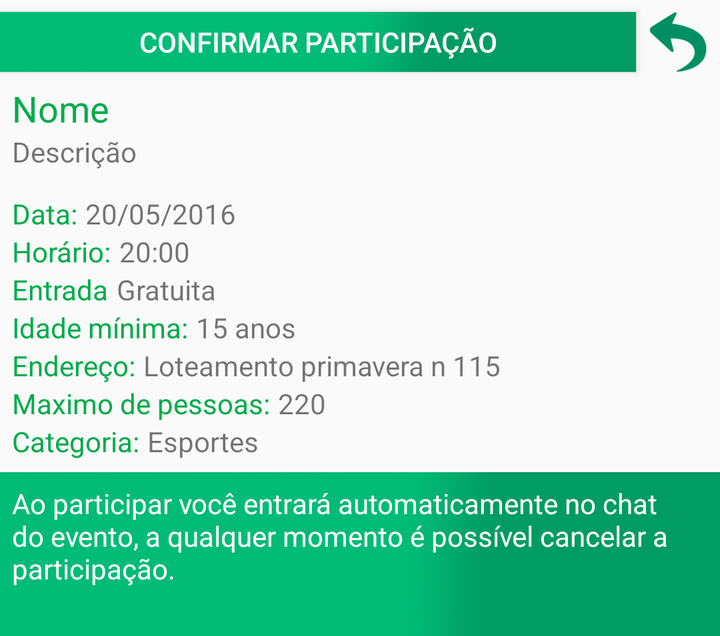
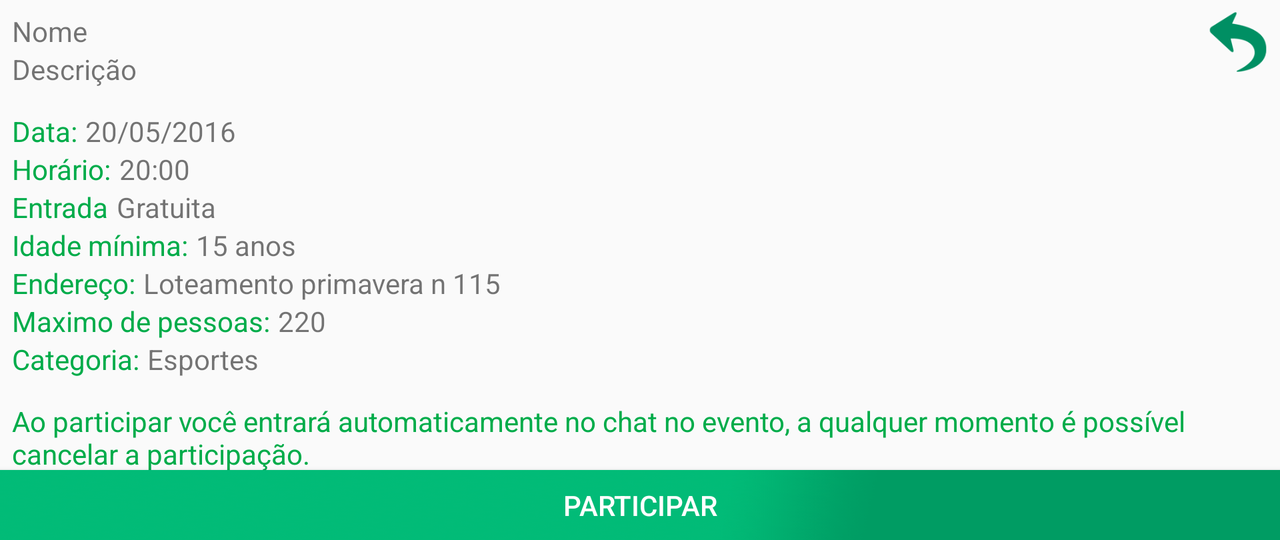

Compare how this app lays out the same screen by default and in its alternative resource folder. The renders come first, then the two layout files and the values they reference.
<!-- AndroidManifest.xml: application theme AppTheme2 -->
<!-- res/layout/fragment_info_evento_map.xml -->
<RelativeLayout xmlns:android="http://schemas.android.com/apk/res/android"
    xmlns:tools="http://schemas.android.com/tools"
    android:layout_width="match_parent"
    android:layout_height="wrap_content"
    tools:context="br.com.metting.www.likemeet.Fragments.InfoEventoMapFragment">

    

    <Button
        android:layout_width="30dp"
        android:layout_height="30dp"
      android:layout_marginRight="6dp"
      android:layout_marginTop="6dp"
        android:id="@+id/buttonVoltar"
        android:background="@drawable/voltar"
        android:layout_alignParentTop="true"
        android:layout_alignParentEnd="true" />

    <ScrollView
        android:layout_width="wrap_content"
        android:layout_height="wrap_content"
        android:id="@+id/scrollView4"

        android:layout_below="@+id/buttonVoltar"
        android:layout_alignParentStart="true">

        <RelativeLayout
            android:layout_width="match_parent"
            android:layout_height="match_parent"

            android:layout_alignParentStart="true">

            <RelativeLayout
                android:layout_width="match_parent"
                android:layout_height="wrap_content"
                android:layout_alignParentStart="true"
                android:layout_below="@+id/linearLayout3"
                android:id="@+id/relativeLayout6">

                <TextView
                    android:layout_width="wrap_content"
                    android:layout_height="wrap_content"
                    android:text="Ao participar você entrará automaticamente no chat do evento, a qualquer momento é possível cancelar a participação."
                    android:textColor="@color/colorPrimary"
                    android:id="@+id/textView37"

                    android:padding="6dp"
                    android:layout_alignParentStart="true"
                    android:background="@drawable/fundo" />

            </RelativeLayout>

            <LinearLayout
                android:orientation="vertical"
                android:layout_width="match_parent"
                android:layout_height="wrap_content"
                android:padding="6dp"
                android:layout_below="@+id/linearLayout2"
                android:layout_alignParentStart="true"
                android:id="@+id/linearLayout3">

                <LinearLayout
                    android:orientation="horizontal"
                    android:layout_width="match_parent"
                    android:layout_height="wrap_content">

                    <TextView
                        android:layout_width="wrap_content"
                        android:layout_height="wrap_content"
                        android:textColor="@color/colorAccent"
                        android:text="Data:"
                        android:id="@+id/textView23" />

                    <TextView
                        android:layout_width="wrap_content"
                        android:layout_height="wrap_content"
                        android:layout_marginLeft="4dp"
                        android:text="20/05/2016"
                        android:id="@+id/textViewData" />
                </LinearLayout>

                <LinearLayout
                    android:orientation="horizontal"
                    android:layout_width="match_parent"
                    android:layout_height="wrap_content" >

                    <TextView
                        android:layout_width="wrap_content"
                        android:layout_height="wrap_content"
                        android:text="Horário:"
                        android:textColor="@color/colorAccent"
                        android:id="@+id/textView25" />

                    <TextView
                        android:layout_width="wrap_content"
                        android:layout_height="wrap_content"
                        android:text="20:00"
                        android:layout_marginLeft="4dp"
                        android:id="@+id/textViewHorario" />
                </LinearLayout>

                <LinearLayout
                    android:orientation="horizontal"
                    android:layout_width="match_parent"
                    android:layout_height="wrap_content" >

                    <TextView
                        android:layout_width="wrap_content"
                        android:layout_height="wrap_content"
                        android:text="Entrada"
                        android:textColor="@color/colorAccent"
                        android:id="@+id/textView27" />

                    <TextView
                        android:layout_width="wrap_content"
                        android:layout_height="wrap_content"
                        android:text="Gratuita"
                        android:layout_marginLeft="4dp"
                        android:id="@+id/textViewEntrada" />
                </LinearLayout>

                <LinearLayout
                    android:orientation="horizontal"
                    android:layout_width="match_parent"
                    android:layout_height="wrap_content" >

                    <TextView
                        android:layout_width="wrap_content"
                        android:layout_height="wrap_content"
                        android:text="Idade mínima:"
                        android:textColor="@color/colorAccent"
                        android:id="@+id/textView29" />

                    <TextView
                        android:layout_width="wrap_content"
                        android:layout_height="wrap_content"
                        android:text="15 anos"
                        android:layout_marginLeft="4dp"
                        android:id="@+id/textViewIdade" />
                </LinearLayout>

                <LinearLayout
                    android:orientation="horizontal"
                    android:layout_width="match_parent"
                    android:layout_height="wrap_content" >

                    <TextView
                        android:layout_width="wrap_content"
                        android:layout_height="wrap_content"
                        android:text="Endereço:"
                        android:textColor="@color/colorAccent"
                        android:id="@+id/textView31" />

                    <TextView
                        android:layout_width="wrap_content"
                        android:layout_height="wrap_content"
                        android:text="Loteamento primavera n 115"
                        android:layout_marginLeft="4dp"
                        android:id="@+id/textViewEndereco" />
                </LinearLayout>

                <LinearLayout
                    android:orientation="horizontal"
                    android:layout_width="match_parent"
                    android:layout_height="wrap_content" >

                    <TextView
                        android:layout_width="wrap_content"
                        android:layout_height="wrap_content"
                        android:text="Maximo de pessoas:"
                        android:textColor="@color/colorAccent"
                        android:id="@+id/textView33" />

                    <TextView
                        android:layout_width="wrap_content"
                        android:layout_height="wrap_content"
                        android:layout_marginLeft="4dp"
                        android:text="220"
                        android:id="@+id/textViewMaxPessoas" />
                </LinearLayout>

                <LinearLayout
                    android:orientation="horizontal"
                    android:layout_width="match_parent"
                    android:layout_height="wrap_content" >

                    <TextView
                        android:layout_width="wrap_content"
                        android:layout_height="wrap_content"
                        android:text="Categoria:"
                        android:textColor="@color/colorAccent"
                        android:id="@+id/textView35" />

                    <TextView
                        android:layout_width="wrap_content"
                        android:layout_height="wrap_content"
                        android:text="Esportes"
                        android:layout_marginLeft="4dp"
                        android:id="@+id/textViewCategoria" />
                </LinearLayout>
            </LinearLayout>

            <LinearLayout
                android:orientation="vertical"
                android:padding="6dp"
                android:layout_width="match_parent"
                android:layout_height="wrap_content"
                android:layout_alignParentTop="true"
                android:layout_alignParentStart="true"
                android:id="@+id/linearLayout2"
             >

                <TextView
                    android:layout_width="wrap_content"
                    android:layout_height="wrap_content"
                    android:textAppearance="?android:attr/textAppearanceMedium"
                    android:text="Nome"
                    android:textColor="@color/colorAccent"
                    android:id="@+id/textViewNome" />

                <TextView
                    android:layout_width="wrap_content"
                    android:layout_height="wrap_content"
                    android:text="Descrição"
                    android:id="@+id/textViewDescricao" />

            </LinearLayout>

        </RelativeLayout>
    </ScrollView>

    <Button
        android:layout_width="match_parent"
        android:layout_height="30dp"
        android:layout_marginRight="6dp"
        android:id="@+id/button"
        android:background="@drawable/fundo"
        android:layout_alignTop="@+id/buttonVoltar"
        android:layout_alignParentStart="true"
        android:layout_toStartOf="@+id/buttonVoltar"
        android:text="Confirmar Participação"
        android:textColor="@color/colorPrimary"
        />

</RelativeLayout>
<!-- resources referenced by this layout -->
<resources>
  <color name="colorAccent">#00ac4a</color>
  <color name="colorPrimary">#ffffff</color>
  <!-- drawable fundo: png bitmap (drawable, 9577 bytes) -->
  <!-- drawable voltar: png bitmap (drawable, 3318 bytes) -->
  <style name="AppTheme2" parent="Theme.AppCompat.Light.NoActionBar">
  
          
          <item name="colorPrimary">@color/colorPrimary</item>
          <item name="colorPrimaryDark">@color/colorPrimaryDark</item>
          <item name="colorAccent">@color/colorAccent</item>
      </style>
  <color name="colorPrimaryDark">#e1000000</color>
</resources>
<!-- res/layout-land/fragment_info_evento_map.xml (the repository's variant of the layout above) -->
<!-- drawn on the phone turned sideways -->
<RelativeLayout xmlns:android="http://schemas.android.com/apk/res/android"
    xmlns:tools="http://schemas.android.com/tools"
    android:layout_width="match_parent"
    android:layout_height="wrap_content"
    tools:context="br.com.metting.www.likemeet.Fragments.InfoEventoMapFragment">

    

    <LinearLayout
        android:orientation="vertical"
        android:padding="6dp"
        android:layout_width="match_parent"
        android:layout_height="wrap_content"
        android:layout_alignParentTop="true"
        android:layout_alignParentStart="true"
        android:id="@+id/linearLayout2"
        android:layout_toStartOf="@+id/buttonVoltar">

        <TextView
            android:layout_width="wrap_content"
            android:layout_height="wrap_content"
            android:text="Nome"
            android:id="@+id/textViewNome" />

        <TextView
            android:layout_width="wrap_content"
            android:layout_height="wrap_content"
            android:text="Descrição"
            android:id="@+id/textViewDescricao" />

    </LinearLayout>

    <LinearLayout
        android:orientation="vertical"
        android:layout_width="match_parent"
        android:layout_height="wrap_content"
        android:padding="6dp"
        android:layout_below="@+id/linearLayout2"
        android:layout_alignParentStart="true"
        android:id="@+id/linearLayout3">

        <LinearLayout
            android:orientation="horizontal"
            android:layout_width="match_parent"
            android:layout_height="wrap_content">

            <TextView
                android:layout_width="wrap_content"
                android:layout_height="wrap_content"
                android:textColor="@color/colorAccent"
                android:text="Data:"
                android:id="@+id/textView23" />

            <TextView
                android:layout_width="wrap_content"
                android:layout_height="wrap_content"
                android:layout_marginLeft="4dp"
                android:text="20/05/2016"
                android:id="@+id/textViewData" />
        </LinearLayout>

        <LinearLayout
            android:orientation="horizontal"
            android:layout_width="match_parent"
            android:layout_height="wrap_content" >

            <TextView
                android:layout_width="wrap_content"
                android:layout_height="wrap_content"
                android:text="Horário:"
                android:textColor="@color/colorAccent"
                android:id="@+id/textView25" />

            <TextView
                android:layout_width="wrap_content"
                android:layout_height="wrap_content"
                android:text="20:00"
                android:layout_marginLeft="4dp"
                android:id="@+id/textViewHorario" />
        </LinearLayout>

        <LinearLayout
            android:orientation="horizontal"
            android:layout_width="match_parent"
            android:layout_height="wrap_content" >

            <TextView
                android:layout_width="wrap_content"
                android:layout_height="wrap_content"
                android:text="Entrada"
                android:textColor="@color/colorAccent"
                android:id="@+id/textView27" />

            <TextView
                android:layout_width="wrap_content"
                android:layout_height="wrap_content"
                android:text="Gratuita"
                android:layout_marginLeft="4dp"
                android:id="@+id/textViewEntrada" />
        </LinearLayout>

        <LinearLayout
            android:orientation="horizontal"
            android:layout_width="match_parent"
            android:layout_height="wrap_content" >

            <TextView
                android:layout_width="wrap_content"
                android:layout_height="wrap_content"
                android:text="Idade mínima:"
                android:textColor="@color/colorAccent"
                android:id="@+id/textView29" />

            <TextView
                android:layout_width="wrap_content"
                android:layout_height="wrap_content"
                android:text="15 anos"
                android:layout_marginLeft="4dp"
                android:id="@+id/textViewIdade" />
        </LinearLayout>

        <LinearLayout
            android:orientation="horizontal"
            android:layout_width="match_parent"
            android:layout_height="wrap_content" >

            <TextView
                android:layout_width="wrap_content"
                android:layout_height="wrap_content"
                android:text="Endereço:"
                android:textColor="@color/colorAccent"
                android:id="@+id/textView31" />

            <TextView
                android:layout_width="wrap_content"
                android:layout_height="wrap_content"
                android:text="Loteamento primavera n 115"
                android:layout_marginLeft="4dp"
                android:id="@+id/textViewEndereco" />
        </LinearLayout>

        <LinearLayout
            android:orientation="horizontal"
            android:layout_width="match_parent"
            android:layout_height="wrap_content" >

            <TextView
                android:layout_width="wrap_content"
                android:layout_height="wrap_content"
                android:text="Maximo de pessoas:"
                android:textColor="@color/colorAccent"
                android:id="@+id/textView33" />

            <TextView
                android:layout_width="wrap_content"
                android:layout_height="wrap_content"
                android:layout_marginLeft="4dp"
                android:text="220"
                android:id="@+id/textViewMaxPessoas" />
        </LinearLayout>

        <LinearLayout
            android:orientation="horizontal"
            android:layout_width="match_parent"
            android:layout_height="wrap_content" >

            <TextView
                android:layout_width="wrap_content"
                android:layout_height="wrap_content"
                android:text="Categoria:"
                android:textColor="@color/colorAccent"
                android:id="@+id/textView35" />

            <TextView
                android:layout_width="wrap_content"
                android:layout_height="wrap_content"
                android:text="Esportes"
                android:layout_marginLeft="4dp"
                android:id="@+id/textViewCategoria" />
        </LinearLayout>
    </LinearLayout>

    <Button
        android:layout_width="wrap_content"
        android:layout_height="35dp"
        android:text="Participar"
        android:id="@+id/buttonParticipar"
        android:textColor="@color/colorPrimary"
        android:background="@drawable/fundo"
        android:layout_below="@+id/linearLayout3"
        android:layout_alignParentStart="true"
        android:layout_marginTop="40dp"
        android:layout_alignParentEnd="true" />

    <LinearLayout
        android:orientation="horizontal"
        android:layout_width="match_parent"
        android:layout_height="wrap_content"
        android:layout_below="@+id/buttonParticipar"
        android:layout_alignParentStart="true">

    </LinearLayout>

    <TextView
        android:layout_width="wrap_content"
        android:layout_height="wrap_content"
        android:text="Ao participar você entrará automaticamente no chat no evento, a qualquer momento é possível cancelar a participação."
        android:textColor="@color/colorAccent"
        android:id="@+id/textView37"
        android:layout_below="@+id/linearLayout3"
        android:padding="6dp"
        android:layout_alignParentStart="true" />

    <Button
        android:layout_width="30dp"
        android:layout_height="30dp"
      android:layout_marginRight="6dp"
      android:layout_marginTop="6dp"
        android:id="@+id/buttonVoltar"
        android:background="@drawable/voltar"
        android:layout_alignParentTop="true"
        android:layout_alignParentEnd="true" />
</RelativeLayout>
